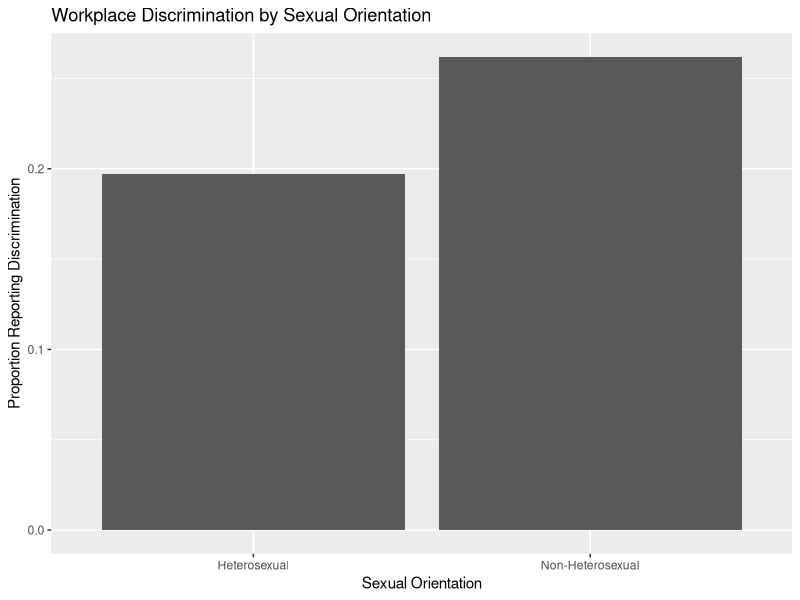

This chart was generated by the following R code:
## ---- chunk 1
#Loading in the data
library(readxl)
gss_data <- read_excel("data/raw/result/GSS.xlsx")
## ---- chunk 2
#Viewing the data
names(gss_data)
## ---- chunk 3
#Cleaning the dataset
library(tidyverse)

gss_cleaned <- gss_data |>
  mutate(sexorient = 
           case_when(sexornt %in% c("Gay, Lesbian or Homosexual", "Bisexual") 
                     ~ "Non-Heterosexual",
                     sexornt == "Heterosexual or straight" 
                     ~ "Heterosexual", TRUE ~ NA_character_),
         discrim = case_when(discwk5 == "Yes" ~ 1, discwk5 == "No" ~ 0, TRUE ~ NA_real_)) |>
  filter(!is.na(sexorient), !is.na(discrim))
## ---- chunk 4
#First Summary Statistics
gss_cleaned |>
  group_by(sexorient) |>
  summarise(n = n(), discrimination_rate = mean(discrim, na.rm = TRUE))
## ---- chunk 5
#First Visual
ggplot(gss_cleaned, aes(x = sexorient, y = discrim)) +
  stat_summary(fun = mean, geom = "bar") +
  labs(title = "Workplace Discrimination by Sexual Orientation",
       x = "Sexual Orientation",
       y = "Proportion Reporting Discrimination")

## ---- chunk 6
#Intial Regression
reg_1 <- glm(discrim ~ sexorient, data = gss_cleaned, family = "binomial")

summary(reg_1)
